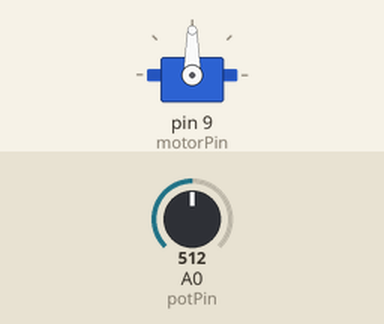
Simulated run of this sketch. Board: Arduino Uno, built with avr-gcc and run on an emulated ATmega328P. Shown: servo. The inputs (shaded band) are chosen by the test bench; at power-on: A0 (potPin) = 512.

Above: at 1.2 s.
1.3 s: A0 (potPin) set to 716
At 2.3 s:
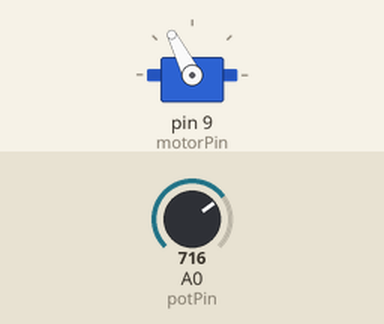
2.8 s: A0 (potPin) set to 900
At 3.4 s:
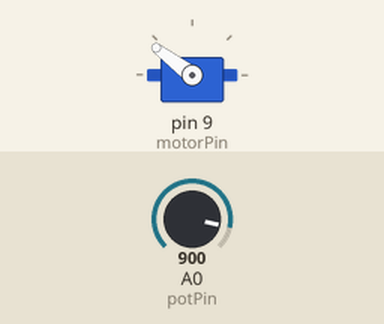
4.3 s: A0 (potPin) set to 1023
At 4.6 s:
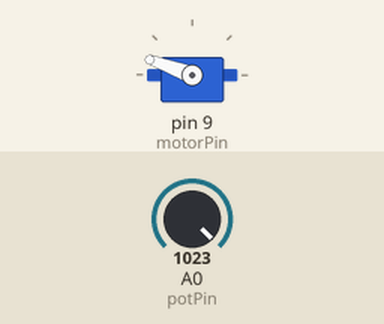
5.8 s: A0 (potPin) set to 306
At 6.9 s:
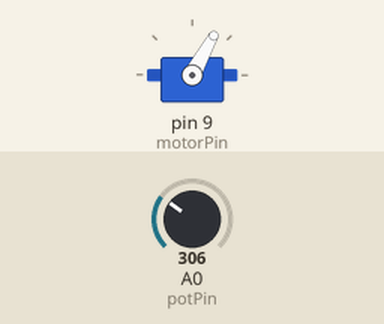
7.3 s: A0 (potPin) set to 122
At 8.0 s:
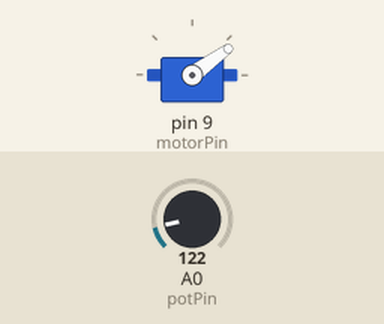
Timing chart, 0 to 9.8 s (numbered marks = the images above; inputs shaded):
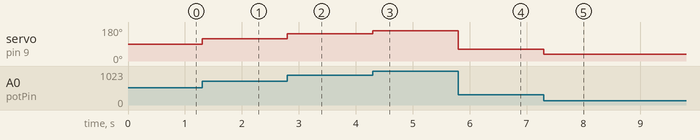

Measured:
- after the input at 1.3 s, servo on pin 9 (motorPin): 90° → 117° at once
- after the input at 2.8 s, servo on pin 9 (motorPin): 117° → 143° at once
- after the input at 4.3 s, servo on pin 9 (motorPin): 143° → 160° at once
- after the input at 5.8 s, servo on pin 9 (motorPin): 160° → 61° at once
- after the input at 7.3 s, servo on pin 9 (motorPin): 61° → 36° at once

The sketch:

Circuit_3A_Servo.ino
```cpp
/*
 * Circuit 3A-Servo
 * Move a servo attached to pin 9 so that its angle matches a potentiometer attached to A0.
 */

#include <Servo.h>   //import servo control library
Servo myservo;      //create a servo object called myservo

// variables to store potentiometer and servo postions
int potPosition;
int servoPosition;

// assign pin connections to variables - minimal code changes if wiring changed
int motorPin = 9;
int potPin = A0;

void setup() {
  // specify that servo myservo is connected to motorPin
  myservo.attach(motorPin);
}

void loop() {
  // read the position of the potentiometer
  potPosition = analogRead(potPin);

  // map the read potentiometer position from a range of 0-1023 to a range of 20-160
  // store the converted value in servoPosition
  servoPosition = map(potPosition, 0, 1023, 20, 160);

  // move the servo to the specified position in degrees
  myservo.write(servoPosition);
}
```
